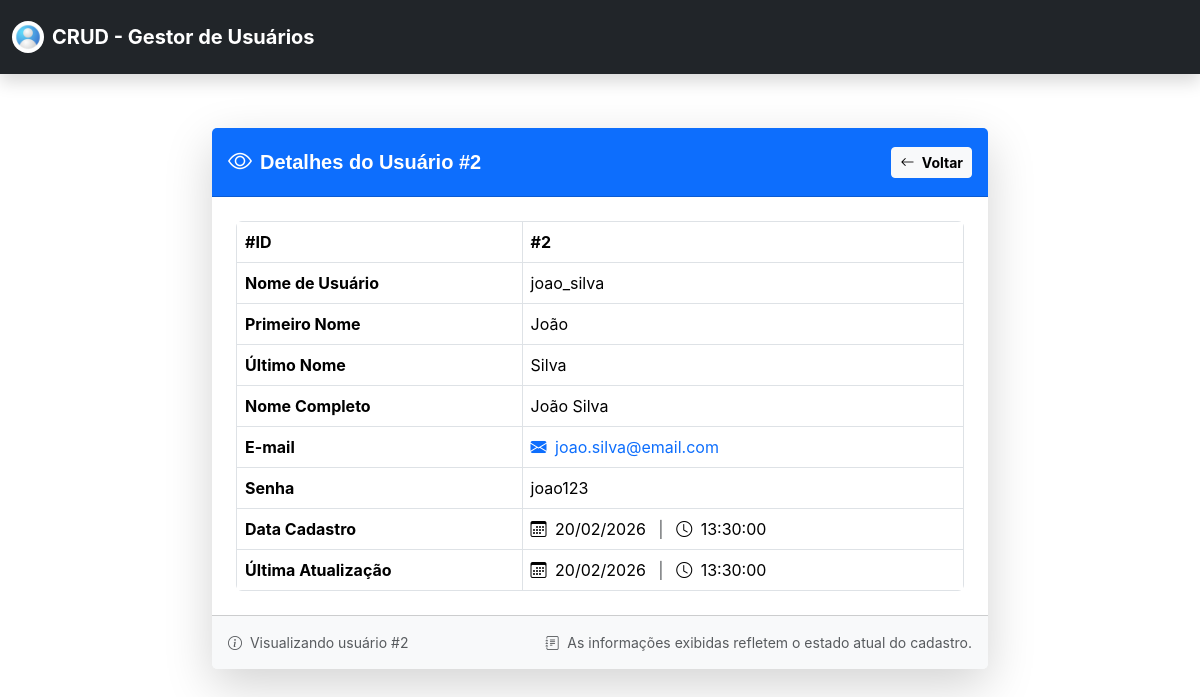
Screenshot of /templates/users/view.php?id=2 with the database file from the repository.
### tables this page shows
CREATE TABLE IF NOT EXISTS `tb_users` (
  `id` int NOT NULL AUTO_INCREMENT,
  `username` varchar(50) NOT NULL,
  `first_name` varchar(100) NOT NULL,
  `last_name` varchar(100) NOT NULL,
  `email` varchar(100) NOT NULL,
  `password` varchar(255) NOT NULL,
  `created_at` timestamp NULL DEFAULT CURRENT_TIMESTAMP,
  `updated_at` timestamp NULL DEFAULT CURRENT_TIMESTAMP ON UPDATE CURRENT_TIMESTAMP,
  PRIMARY KEY (`id`),
  UNIQUE KEY `username` (`username`),
  UNIQUE KEY `email` (`email`)
);

### templates/users/view.php (the view, shortened to what this page needs)
<?php
require_once __DIR__ . "/../../includes/core/bootstrap.php";
$id = isset($_GET['id']) ? (int)$_GET['id'] : 0;
$stmt = $conn->prepare("SELECT * FROM tb_users WHERE id = ?");
$stmt->bind_param("i", $id);
$stmt->execute();
$result = $stmt->get_result();
$user = $result->fetch_assoc();
require_once __DIR__ . "/../../includes/layouts/header.php";
?>
<section class="view-user-section py-5">
    <div class="container">
        <div class="row justify-content-center">
            <div class="col-lg-8">
                <div class="card border-0 shadow-lg">
                    <div class="card-header bg-primary text-white py-3 d-flex flex-column flex-md-row justify-content-between align-items-center gap-3">
                        <div class="d-flex align-items-center">
                            <i class="bi bi-eye fs-4 me-2"></i>
                            <h5 class="fw-bold mb-0">Detalhes do Usuário #<?= $id; ?></h5>
                        </div>
                        <a href="index.php" class="btn btn-light btn-sm fw-bold">
                            <i class="bi bi-arrow-left me-1"></i>
                            Voltar
                        </a>
                    </div>
                    <div class="card-body p-4">
                        <div class="table-responsive">
                            <table class="table table-bordered table-hover mb-0">
                                <tbody>
                                    <tr>
                                        <th>#ID</th>
                                        <td class="fw-bold">#<?= $user['id']; ?></td>
                                    </tr>
                                    <tr>
                                        <th>Nome de Usuário</th>
                                        <td><?= htmlspecialchars($user['username']); ?></td>
                                    </tr>
                                    <tr>
                                        <th>Primeiro Nome</th>
                                        <td><?= htmlspecialchars($user['first_name']); ?></td>
                                    </tr>
                                    <tr>
                                        <th>Último Nome</th>
                                        <td><?= htmlspecialchars($user['last_name']); ?></td>
                                    </tr>
                                    <tr>
                                        <th>Nome Completo</th>
                                        <td><?= htmlspecialchars($user['first_name'] . ' ' . $user['last_name']); ?></td>
                                    </tr>
                                    <tr>
                                        <th>E-mail</th>
                                        <td>
                                            <a href="mailto:<?= htmlspecialchars($user['email']); ?>" class="text-decoration-none">
                                                <i class="bi bi-envelope-fill me-1"></i>
                                                <?= htmlspecialchars($user['email']); ?>
                                            </a>
                                        </td>
                                    </tr>
                                    <tr>
                                        <th>Senha</th>
                                        <td><?= htmlspecialchars($user['password']); ?></td>
                                    </tr>
                                    <tr>
                                        <th>Data Cadastro</th>
                                        <td>
                                            <i class="bi bi-calendar3 me-1"></i>
                                            <?= date('d/m/Y', strtotime($user['created_at'])); ?>
                                            <span class="text-muted mx-2">|</span>
                                            <i class="bi bi-clock me-1"></i>
                                            <?= date('H:i:s', strtotime($user['created_at'])); ?>
                                        </td>
                                    </tr>
                                    <tr>
                                        <th>Última Atualização</th>
                                        <td>
                                            <i class="bi bi-calendar3 me-1"></i>
                                            <?= date('d/m/Y', strtotime($user['updated_at'])); ?>
                                            <span class="text-muted mx-2">|</span>
                                            <i class="bi bi-clock me-1"></i>
                                            <?= date('H:i:s', strtotime($user['updated_at'])); ?>
                                        </td>
                                    </tr>
                                </tbody>
                            </table>
                        </div>
                    </div>
                    <div class="card-footer bg-light py-3 d-flex flex-column flex-md-row justify-content-between align-items-center gap-2">
                        <small class="text-muted">
                            <i class="bi bi-info-circle me-1"></i>
                            Visualizando usuário #<?= $id; ?>
                        </small>
                        <small class="text-muted">
                            <i class="bi bi-journal-text me-1"></i>
                            As informações exibidas refletem o estado atual do cadastro.
                        </small>
                    </div>
                </div>
            </div>
        </div>
    </div>
</section>
<?php require_once __DIR__ . "/../../includes/layouts/footer.php"; ?>

### assets/css/styles.css (style rules this page uses)
:root { --bs-success: #198754; --bs-info: #0dcaf0; --bs-primary: #0d6efd; --bs-danger: #dc3545; --bs-warning: #ffc107; --color-body-bg: #ffffff; --color-body-text: #212529; }
*, *::before, *::after { margin: 0; padding: 0; box-sizing: border-box; }
body { font-family: "Inter", "Poppins", sans-serif; background-color: var(--color-body-bg); color: var(--color-body-text); overflow-x: hidden; padding-top: 0; }
h1, h2, h3, h4, h5, h6 { font-family: "Poppins", sans-serif; }
a { text-decoration: none; }
.container, .container-fluid { max-width: 1200px !important; }

### assets/css/users.css (style rules this page uses)
.table-responsive { border-radius: calc(6 / 16 * 1rem); }

### templates/users/view.php (style rules this page uses)
body[data-page="users-view"] { padding-top: 80px !important; }

### rows the page displays
tb_users: id "2", username "joao_silva", first_name "João", last_name "Silva", first_name+last_name "João Silva", email "joao.silva@email.com", password "joao123", created_at "20/02/2026", created_at "13:30:00", updated_at "20/02/2026", updated_at "13:30:00"

### other values shown
$id "2"
